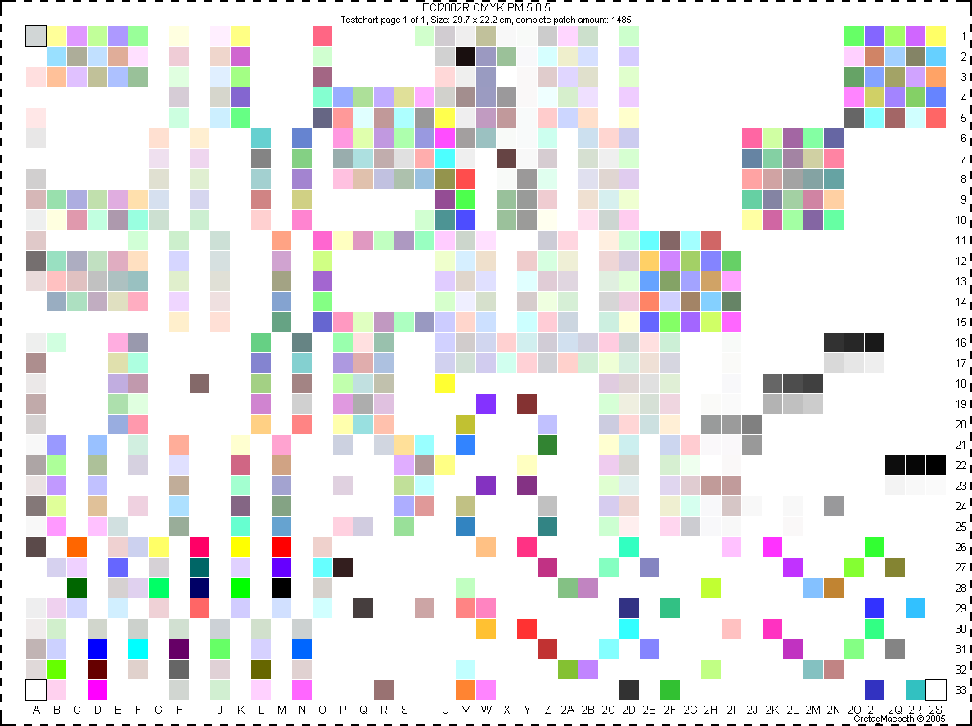
%> input picture NTNU/Test charts/ECI2002R CMYK.tif, 972 x 726 px, shrunk from 1188 x 888 before the run
$ octave --eval "result = labimread('../../../NTNU/Test charts/ECI2002R CMYK.tif');"   (GNU Octave 9; MATLAB toolbox functions it lacks are replaced by stand-ins)
%> lines starting %> are read from the running program, lines starting %| are printed output that depends on the picture
function Lab=labimread(filename)
% LABIMREAD: Reads an 8-bit RGB TIFF file and interprets data as CIELAB L*, a*, b*.
% The image data is offset and scaled so that it is interpreted as 8-bit CIELAB
% after saving with a photometric interpretation of RGB.
% N.B. Saving a CIELAB image as RGB tiff can be done in Adobe Photoshop by doing
% Image..Mode..Multichannel and then Image..Mode..RGB before saving as tiff
%
% Calls MatLab function imread.m to read uint8 tiff image.
% For help on the use of imread, including supported data types,
% type 'help imread'
%
%   Colour Engineering Toolbox
%   author:    © Phil Green
%   version:   1.1
%   date:  	   17-01-2003
%   book:      http://www.wileyeurope.com/WileyCDA/WileyTitle/productCd-0471486884.html
%   web:       http://www.digitalcolour.org

image=double(imread(filename));
Lab=zeros(size(image));

% offset and scale
Lab(:,:,1)=image(:,:,1)*100/255;
Lab(:,:,2)=image(:,:,2)-128;
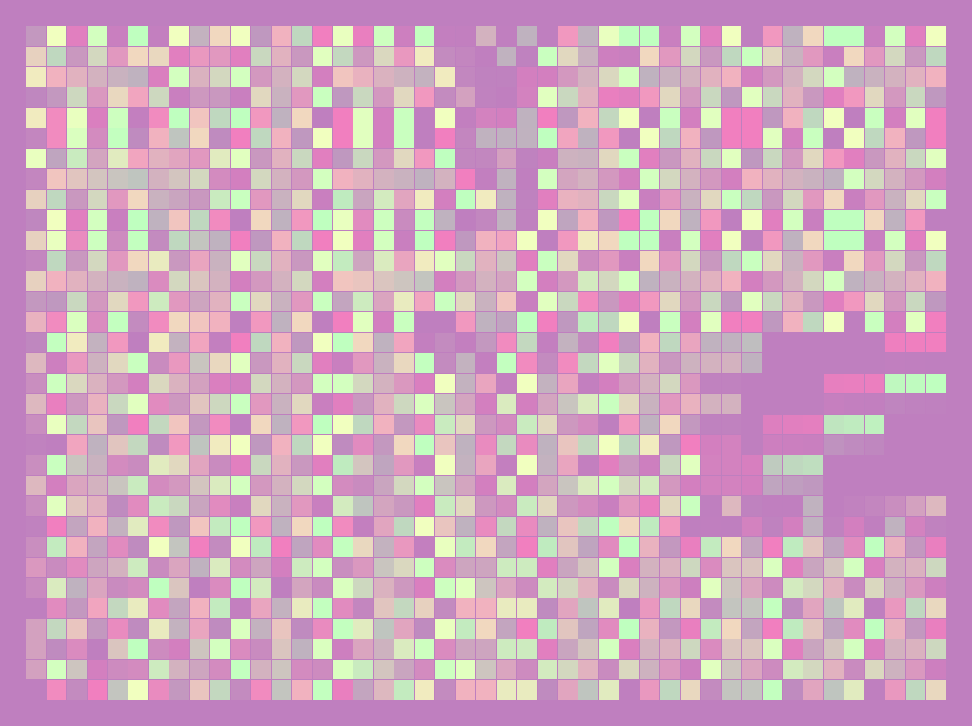
%> Lab: size 726x972x4 double; mean R, G, B, A 33.8, -42.5, 0, 0; transparent parts drawn white
Lab(:,:,3)=image(:,:,3)-128;
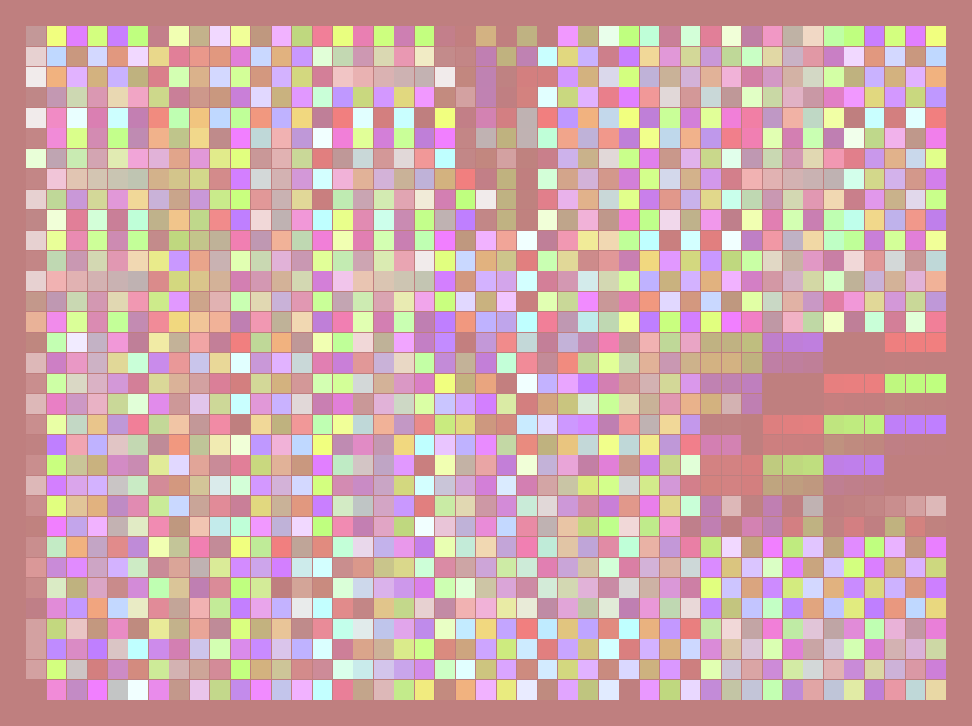
%> Lab: size 726x972x4 double; mean R, G, B, A 33.8, -42.5, -42.5, 0; transparent parts drawn white

$ run again, on NTNU/Test charts/ECI2002V CMYK.tif
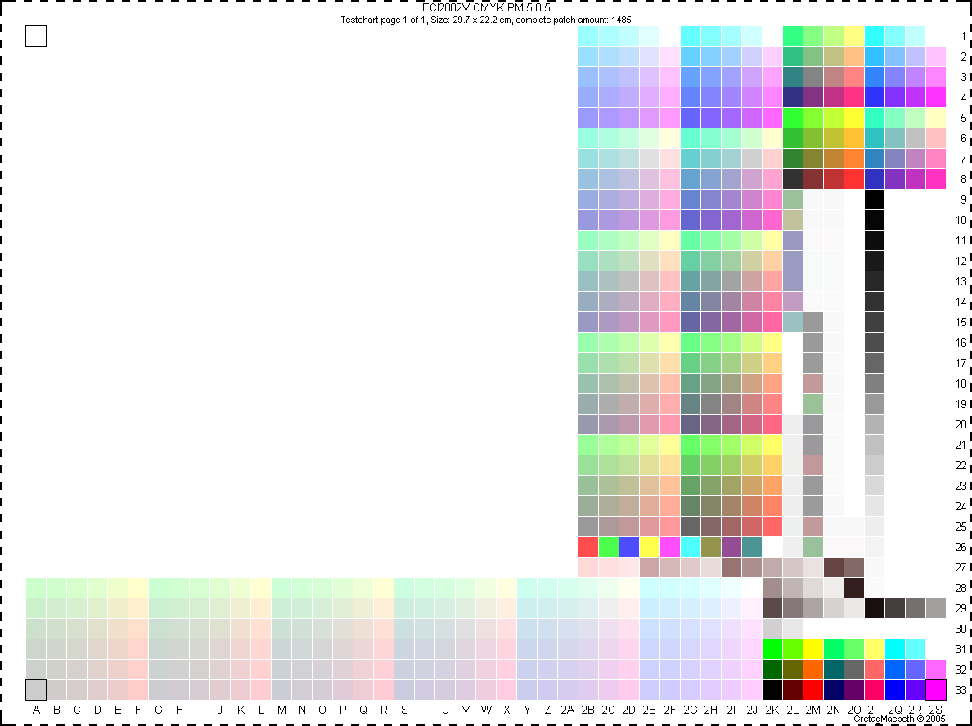
%> input picture NTNU/Test charts/ECI2002V CMYK.tif, 972 x 726 px, shrunk from 1188 x 888 before the run
%> in labimread, `Lab(:,:,2)=image(:,:,2)-128;`:
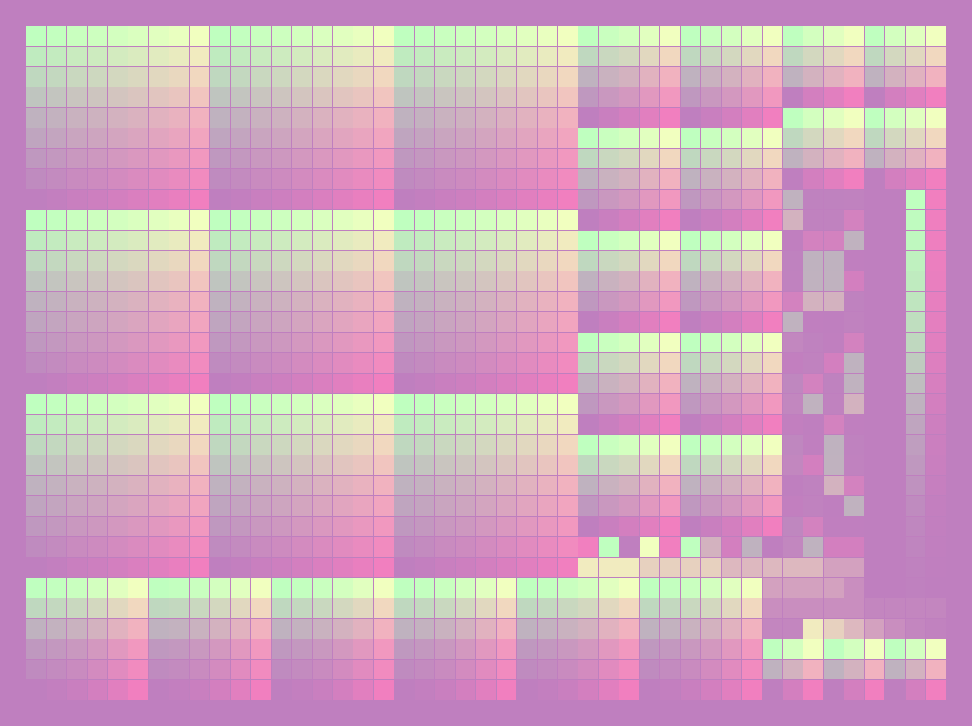
%> Lab: size 726x972x4 double; mean R, G, B, A 33.8, -42.3, 0, 0; transparent parts drawn white
%> in labimread, `Lab(:,:,3)=image(:,:,3)-128;`:
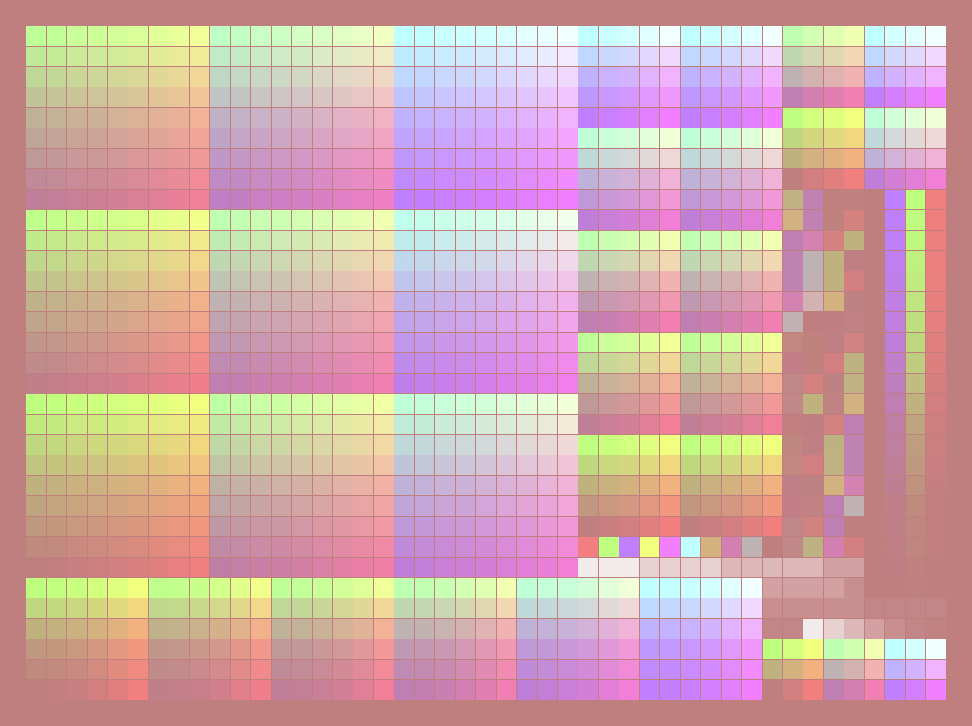
%> Lab: size 726x972x4 double; mean R, G, B, A 33.8, -42.3, -42.6, 0; transparent parts drawn white
